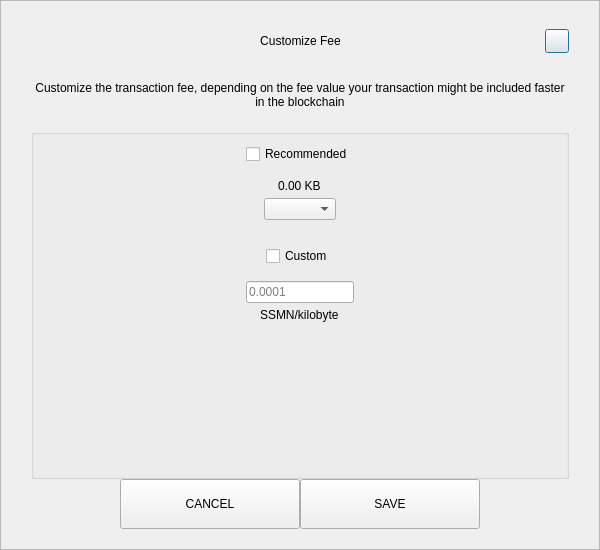
<?xml version="1.0" encoding="UTF-8"?>
<ui version="4.0">
 <class>SendCustomFeeDialog</class>
 <widget class="QDialog" name="SendCustomFeeDialog">
  <property name="geometry">
   <rect>
    <x>0</x>
    <y>0</y>
    <width>600</width>
    <height>550</height>
   </rect>
  </property>
  <property name="windowTitle">
   <string>Form</string>
  </property>
  <layout class="QVBoxLayout" name="verticalLayout_3">
   <property name="spacing">
    <number>0</number>
   </property>
   <property name="leftMargin">
    <number>0</number>
   </property>
   <property name="topMargin">
    <number>0</number>
   </property>
   <property name="rightMargin">
    <number>0</number>
   </property>
   <property name="bottomMargin">
    <number>0</number>
   </property>
   <item>
    <widget class="QFrame" name="frame">
     <property name="styleSheet">
      <string notr="true"/>
     </property>
     <property name="frameShape">
      <enum>QFrame::StyledPanel</enum>
     </property>
     <property name="frameShadow">
      <enum>QFrame::Raised</enum>
     </property>
     <layout class="QVBoxLayout" name="verticalLayout_2">
      <property name="spacing">
       <number>0</number>
      </property>
      <property name="leftMargin">
       <number>30</number>
      </property>
      <property name="topMargin">
       <number>20</number>
      </property>
      <property name="rightMargin">
       <number>30</number>
      </property>
      <property name="bottomMargin">
       <number>20</number>
      </property>
      <item>
       <layout class="QHBoxLayout" name="horizontalLayout_3">
        <property name="spacing">
         <number>0</number>
        </property>
        <item>
         <spacer name="horizontalSpacer_21">
          <property name="orientation">
           <enum>Qt::Horizontal</enum>
          </property>
          <property name="sizeHint" stdset="0">
           <size>
            <width>40</width>
            <height>20</height>
           </size>
          </property>
         </spacer>
        </item>
        <item>
         <widget class="QLabel" name="labelTitle">
          <property name="minimumSize">
           <size>
            <width>0</width>
            <height>40</height>
           </size>
          </property>
          <property name="maximumSize">
           <size>
            <width>16777215</width>
            <height>40</height>
           </size>
          </property>
          <property name="styleSheet">
           <string notr="true">padding-left:24px;</string>
          </property>
          <property name="text">
           <string>Customize Fee</string>
          </property>
          <property name="alignment">
           <set>Qt::AlignCenter</set>
          </property>
          <property name="margin">
           <number>7</number>
          </property>
         </widget>
        </item>
        <item>
         <spacer name="horizontalSpacer">
          <property name="orientation">
           <enum>Qt::Horizontal</enum>
          </property>
          <property name="sizeHint" stdset="0">
           <size>
            <width>40</width>
            <height>20</height>
           </size>
          </property>
         </spacer>
        </item>
        <item>
         <widget class="QPushButton" name="btnEsc">
          <property name="minimumSize">
           <size>
            <width>24</width>
            <height>24</height>
           </size>
          </property>
          <property name="maximumSize">
           <size>
            <width>24</width>
            <height>24</height>
           </size>
          </property>
          <property name="text">
           <string/>
          </property>
         </widget>
        </item>
       </layout>
      </item>
      <item>
       <spacer name="verticalSpacer_2">
        <property name="orientation">
         <enum>Qt::Vertical</enum>
        </property>
        <property name="sizeType">
         <enum>QSizePolicy::Fixed</enum>
        </property>
        <property name="sizeHint" stdset="0">
         <size>
          <width>20</width>
          <height>20</height>
         </size>
        </property>
       </spacer>
      </item>
      <item>
       <widget class="QLabel" name="labelMessage">
        <property name="text">
         <string>Customize the transaction fee, depending on the fee value your transaction might be included faster in the blockchain</string>
        </property>
        <property name="alignment">
         <set>Qt::AlignCenter</set>
        </property>
        <property name="wordWrap">
         <bool>true</bool>
        </property>
       </widget>
      </item>
      <item>
       <spacer name="verticalSpacer_3">
        <property name="orientation">
         <enum>Qt::Vertical</enum>
        </property>
        <property name="sizeType">
         <enum>QSizePolicy::Fixed</enum>
        </property>
        <property name="sizeHint" stdset="0">
         <size>
          <width>20</width>
          <height>20</height>
         </size>
        </property>
       </spacer>
      </item>
      <item>
       <widget class="QGroupBox" name="groupBox">
        <property name="title">
         <string/>
        </property>
        <layout class="QVBoxLayout" name="verticalLayout">
         <property name="leftMargin">
          <number>12</number>
         </property>
         <property name="rightMargin">
          <number>12</number>
         </property>
         <item>
          <layout class="QVBoxLayout" name="verticalLayout_4">
           <property name="spacing">
            <number>5</number>
           </property>
           <item alignment="Qt::AlignHCenter">
            <widget class="QCheckBox" name="checkBoxRecommended">
             <property name="text">
              <string>Recommended</string>
             </property>
            </widget>
           </item>
           <item>
            <spacer name="verticalSpacer_5">
             <property name="orientation">
              <enum>Qt::Vertical</enum>
             </property>
             <property name="sizeType">
              <enum>QSizePolicy::Fixed</enum>
             </property>
             <property name="sizeHint" stdset="0">
              <size>
               <width>20</width>
               <height>10</height>
              </size>
             </property>
            </spacer>
           </item>
           <item alignment="Qt::AlignHCenter">
            <widget class="QLabel" name="labelFee">
             <property name="text">
              <string>0.00 KB</string>
             </property>
            </widget>
           </item>
           <item alignment="Qt::AlignHCenter">
            <widget class="QComboBox" name="comboBoxRecommended"/>
           </item>
          </layout>
         </item>
         <item>
          <spacer name="verticalSpacer">
           <property name="orientation">
            <enum>Qt::Vertical</enum>
           </property>
           <property name="sizeType">
            <enum>QSizePolicy::Fixed</enum>
           </property>
           <property name="sizeHint" stdset="0">
            <size>
             <width>20</width>
             <height>20</height>
            </size>
           </property>
          </spacer>
         </item>
         <item>
          <layout class="QVBoxLayout" name="verticalLayout_5">
           <property name="spacing">
            <number>5</number>
           </property>
           <item alignment="Qt::AlignHCenter">
            <widget class="QCheckBox" name="checkBoxCustom">
             <property name="text">
              <string>Custom</string>
             </property>
            </widget>
           </item>
           <item>
            <spacer name="verticalSpacer_6">
             <property name="orientation">
              <enum>Qt::Vertical</enum>
             </property>
             <property name="sizeType">
              <enum>QSizePolicy::Fixed</enum>
             </property>
             <property name="sizeHint" stdset="0">
              <size>
               <width>20</width>
               <height>10</height>
              </size>
             </property>
            </spacer>
           </item>
           <item alignment="Qt::AlignHCenter">
            <widget class="QLineEdit" name="lineEditCustomFee">
             <property name="placeholderText">
              <string notr="true">0.0001</string>
             </property>
            </widget>
           </item>
           <item alignment="Qt::AlignHCenter">
            <widget class="QLabel" name="labelCustomFee">
             <property name="text">
              <string>SSMN/kilobyte</string>
             </property>
            </widget>
           </item>
          </layout>
         </item>
         <item>
          <spacer name="verticalSpacer_4">
           <property name="orientation">
            <enum>Qt::Vertical</enum>
           </property>
           <property name="sizeHint" stdset="0">
            <size>
             <width>20</width>
             <height>40</height>
            </size>
           </property>
          </spacer>
         </item>
        </layout>
       </widget>
      </item>
      <item>
       <layout class="QHBoxLayout" name="horizontalLayout" stretch="1,2,2,1">
        <item>
         <spacer name="horizontalSpacer1">
          <property name="orientation">
           <enum>Qt::Horizontal</enum>
          </property>
          <property name="sizeHint" stdset="0">
           <size>
            <width>40</width>
            <height>20</height>
           </size>
          </property>
         </spacer>
        </item>
        <item>
         <widget class="QPushButton" name="btnCancel">
          <property name="minimumSize">
           <size>
            <width>180</width>
            <height>50</height>
           </size>
          </property>
          <property name="focusPolicy">
           <enum>Qt::NoFocus</enum>
          </property>
          <property name="text">
           <string>CANCEL</string>
          </property>
         </widget>
        </item>
        <item>
         <widget class="QPushButton" name="btnSave">
          <property name="minimumSize">
           <size>
            <width>180</width>
            <height>50</height>
           </size>
          </property>
          <property name="focusPolicy">
           <enum>Qt::NoFocus</enum>
          </property>
          <property name="text">
           <string>SAVE</string>
          </property>
         </widget>
        </item>
        <item>
         <spacer name="horizontalSpacer_2">
          <property name="orientation">
           <enum>Qt::Horizontal</enum>
          </property>
          <property name="sizeHint" stdset="0">
           <size>
            <width>40</width>
            <height>20</height>
           </size>
          </property>
         </spacer>
        </item>
       </layout>
      </item>
     </layout>
    </widget>
   </item>
  </layout>
 </widget>
 <resources/>
 <connections/>
</ui>
